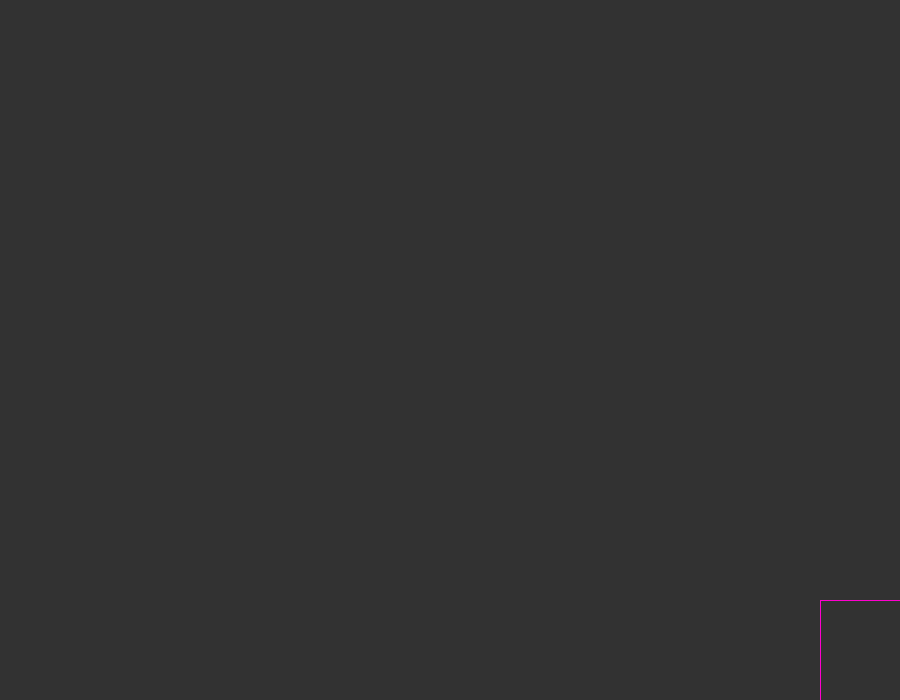
Frame 1 (no input)
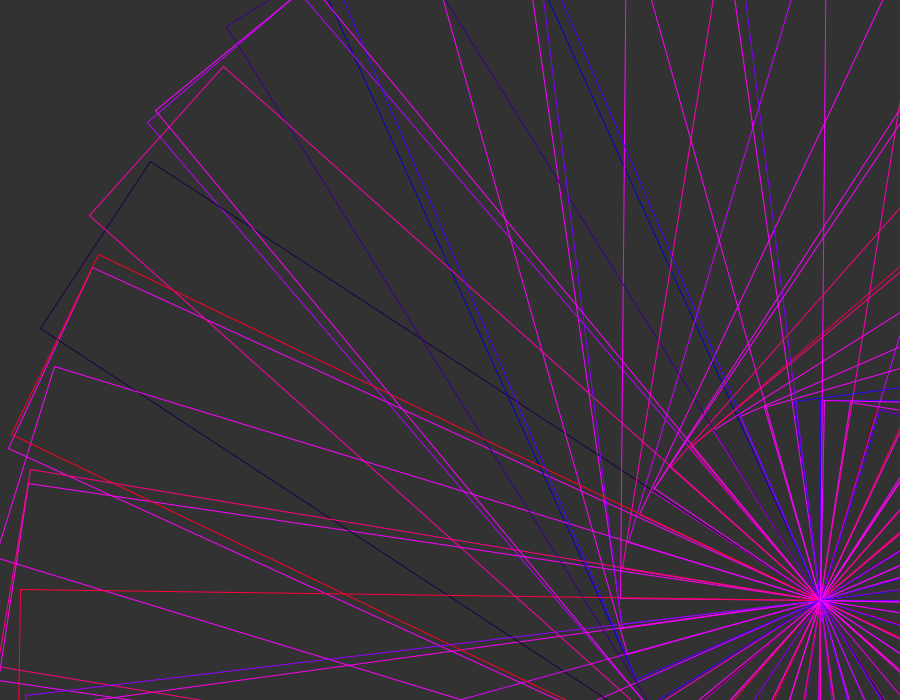
Frame 60 (the mouse pressed at the canvas centre just before this capture)
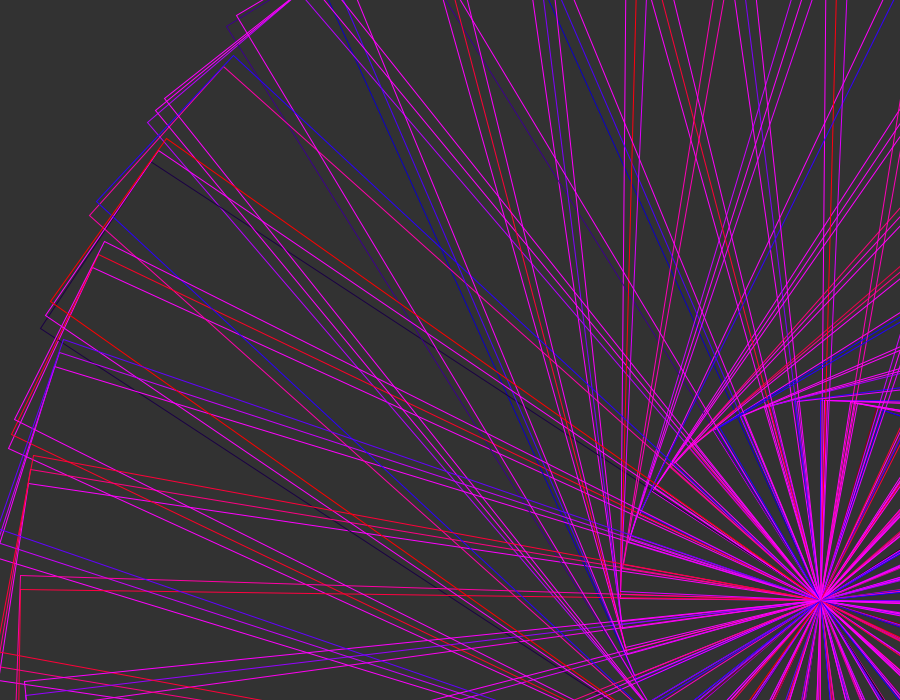
Frame 120 (the mouse held since frame 60 and released just before this capture)

The Processing sketch that drew these frames (run headless with seeded random() and noise(); from frame 60 on, the mouse is pressed at the canvas centre):

// Processing sketch: processing_187203
// ── processing_187203.pde

float x=0;
float y=0;

void setup() 
{
  size(900,700);
  background(50);
  smooth();
}
 
void draw () 
{
  noFill();
  translate(820,600);
  rotate(x);

  stroke(random(700),0,random(800));
  rect(0,0,200,800);
  x++;
  
  }
